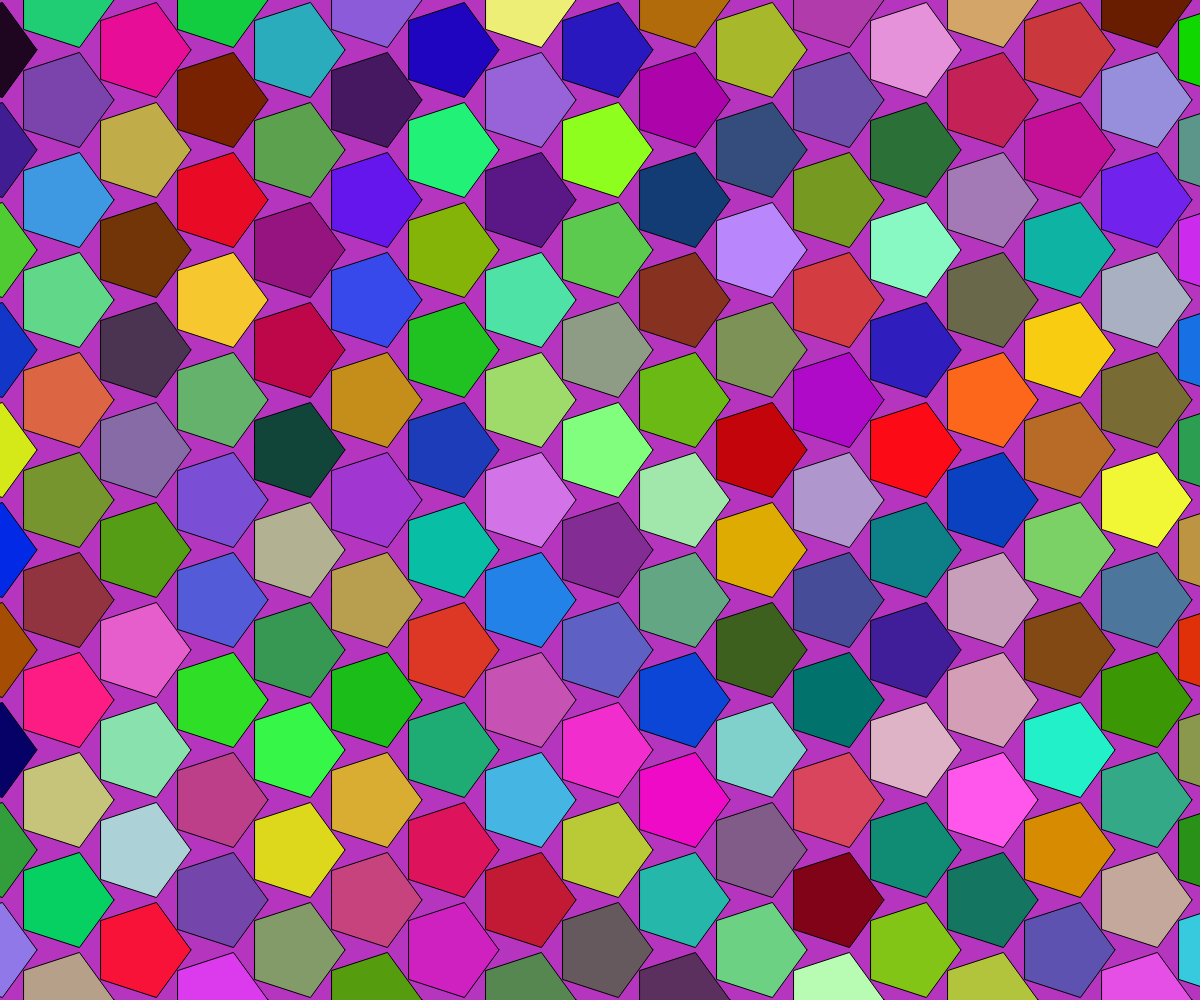
Frame 1 (no input)
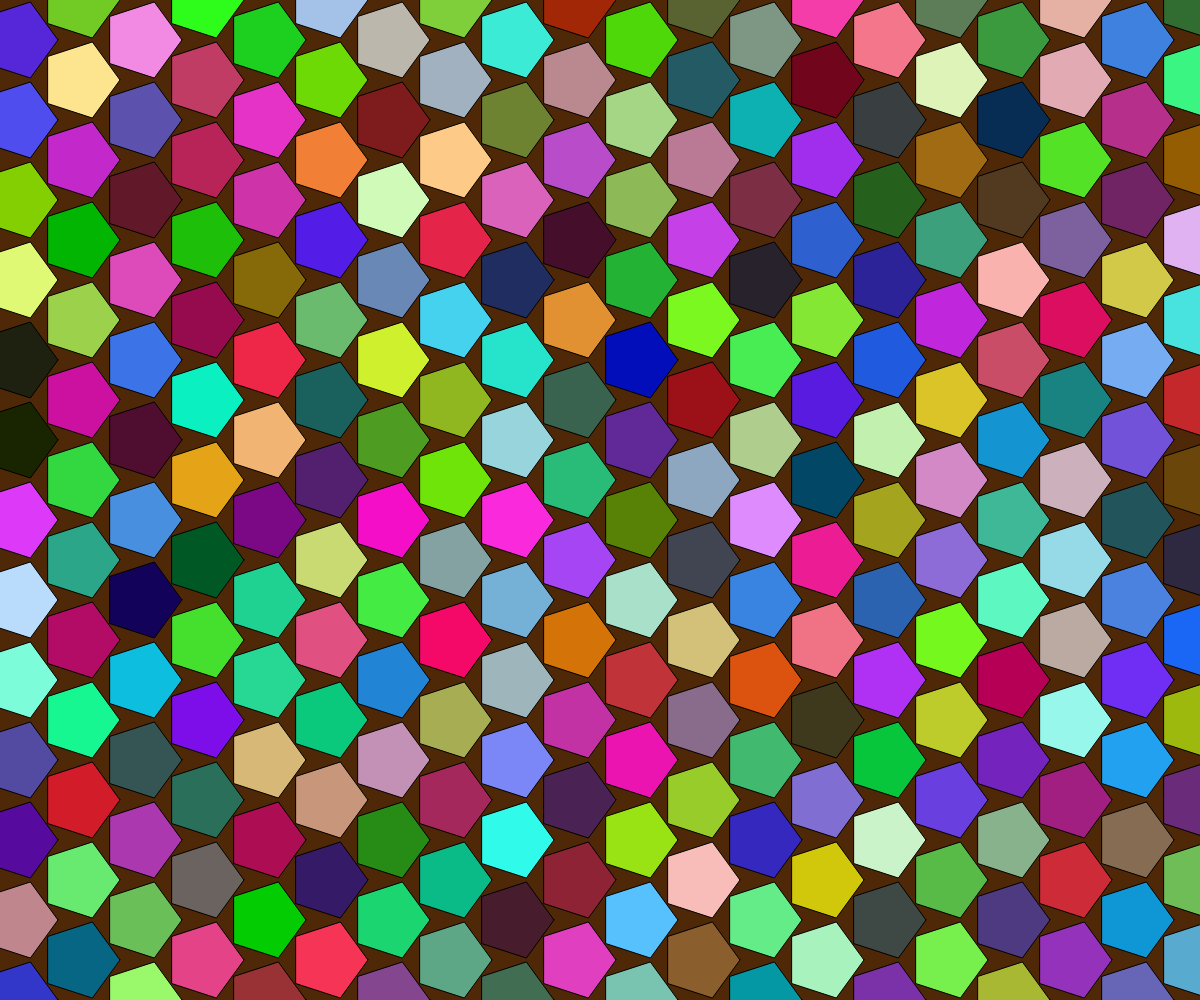
Frame 2 (the mouse pressed at the canvas centre, redrawn once)

The p5.js sketch that drew these frames (run headless with seeded random() and noise() and a simulated clock; the mouse was pressed at the canvas centre and the sketch redrawn once):

// p5.js sketch
// ── sketch.js
// https://editor.p5js.org/jht9629-nyu/sketches/VmN0o6MAz
// Pentagons v1

let choices = [20, 30, 40, 50];
let vertices = [3, 4, 5, 6, 7, 8];

function setup() {
  createCanvas(windowWidth, windowHeight);
  noLoop();
  setInterval( draw, 5*1000);
}

function draw() {
  background(random_rgb());

  //declare vars that determine shape size & padding
  let nvert = random(vertices);
  let sRadius = random(choices);
  let sPadding = sRadius / 2 + 2;
  let sGrid = -max(width, height) * 2;
  let sX = sGrid;
  let sY = sGrid;
  let sRow = 0;

  //draw each shape, evenly spaced diagonally
  // noStroke();
  let n = (width * height) / sRadius;
  for (let i = 0; i < n; i++) {
    fill(random_fill());
    polygon(sX, sY, sRadius, nvert);
    if (sX + sRadius < width) {
      sX += sRadius + sPadding;
      sY += sRadius;
    } else {
      sRow += 2;
      sY = sGrid + sRadius * sRow;
      sX = sGrid;
    }
  }
}

function random_rgb() {
  return [random(255), random(255), random(255)]
}

function random_fill() {
 return [random(255), random(255), random(255)]
  return random(['red', 'green', 'gold']);
}

function polygon(x, y, radius, npoints) {
  let angle = TWO_PI / npoints;
  beginShape();
  for (let a = 0; a < TWO_PI; a += angle) {
    let sx = x + cos(a) * radius;
    let sy = y + sin(a) * radius;
    vertex(sx, sy);
  }
  endShape(CLOSE);
}

function mousePressed() {
  draw();
}

// https://editor.p5js.org/elliotmersch/sketches/tFlNNcg8J
// Pentagons by elliotmersch
